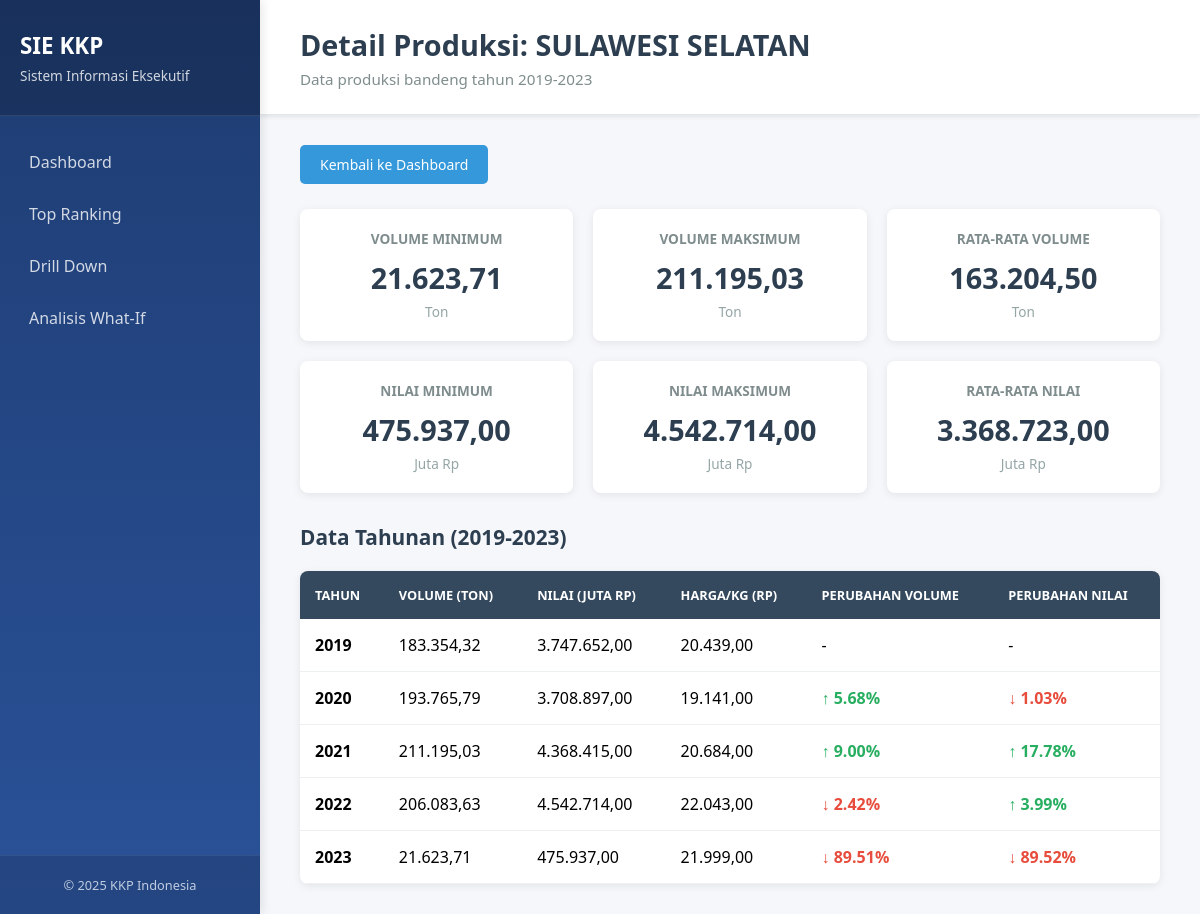
Screenshot of /provinsi_detail.php?provinsi=SULAWESI+SELATAN with the database file from the repository.
### tables this page shows
CREATE TABLE `produksi_bandeng_all` (
  `Tahun` int(11) DEFAULT NULL,
  `Provinsi` varchar(255) DEFAULT NULL,
  `Kelompok_Ikan` varchar(255) DEFAULT NULL,
  `Jenis_Ikan` varchar(255) DEFAULT NULL,
  `Volume_Ton` decimal(15,2) DEFAULT NULL,
  `Nilai_Juta` int(11) DEFAULT NULL,
  `Harga_Tertimbang_Kg` int(11) DEFAULT NULL
);

### config.php (called while the page is built, shortened)
<?php
function formatNumber($number) {
    return number_format($number, 2, ',', '.');
}
?>

### provinsi_detail.php (the view, shortened to what this page needs)
<?php
require_once 'config.php';
$conn = getConnection();
$provinsi = isset($_GET['provinsi']) ? $_GET['provinsi'] : '';
$queryDetail = "
    SELECT
        Tahun,
        Provinsi,
        Volume_Ton,
        Nilai_Juta,
        Harga_Tertimbang_Kg
    FROM produksi_bandeng_all
    WHERE Provinsi = ?
    ORDER BY Tahun ASC
";
$stmt = $conn->prepare($queryDetail);
$stmt->bind_param("s", $provinsi);
$stmt->execute();
$resultDetail = $stmt->get_result();
$queryStats = "
    SELECT
        MIN(Volume_Ton) as Min_Volume,
        MAX(Volume_Ton) as Max_Volume,
        AVG(Volume_Ton) as Avg_Volume,
        MIN(Nilai_Juta) as Min_Nilai,
        MAX(Nilai_Juta) as Max_Nilai,
        AVG(Nilai_Juta) as Avg_Nilai
    FROM produksi_bandeng_all
    WHERE Provinsi = ?
";
$stmtStats = $conn->prepare($queryStats);
$stmtStats->bind_param("s", $provinsi);
$stmtStats->execute();
$stats = $stmtStats->get_result()->fetch_assoc();
?>
<!DOCTYPE html>
<html lang="id">
<head>
</head>
<body>
    <div class="sidebar">
        <div class="sidebar-header">
            <h1>SIE KKP</h1>
            <p>Sistem Informasi Eksekutif</p>
        </div>
        <nav class="nav-menu">
            <a href="index.php">
                <span>Dashboard</span>
            </a>
            <a href="top_ranking.php">
                <span>Top Ranking</span>
            </a>
            <a href="drill_down.php">
                <span>Drill Down</span>
            </a>
            <a href="what_if.php">
                <span>Analisis What-If</span>
            </a>
        </nav>
        <div class="sidebar-footer">
            &copy; 2025 KKP Indonesia
        </div>
    </div>
    <div class="main-content">
        <div class="header">
            <h2>Detail Produksi: <?php echo htmlspecialchars($provinsi); ?></h2>
            <p>Data produksi bandeng tahun 2019-2023</p>
        </div>
        <div class="content-wrapper">
            <a href="index.php" class="back-button">Kembali ke Dashboard</a>
            <div class="stats-grid">
                <div class="stat-card">
                    <h3>Volume Minimum</h3>
                    <div class="value"><?php echo formatNumber($stats['Min_Volume']); ?></div>
                    <div class="unit">Ton</div>
                </div>
                <div class="stat-card">
                    <h3>Volume Maksimum</h3>
                    <div class="value"><?php echo formatNumber($stats['Max_Volume']); ?></div>
                    <div class="unit">Ton</div>
                </div>
                <div class="stat-card">
                    <h3>Rata-rata Volume</h3>
                    <div class="value"><?php echo formatNumber($stats['Avg_Volume']); ?></div>
                    <div class="unit">Ton</div>
                </div>
                <div class="stat-card">
                    <h3>Nilai Minimum</h3>
                    <div class="value"><?php echo formatNumber($stats['Min_Nilai']); ?></div>
                    <div class="unit">Juta Rp</div>
                </div>
                <div class="stat-card">
                    <h3>Nilai Maksimum</h3>
                    <div class="value"><?php echo formatNumber($stats['Max_Nilai']); ?></div>
                    <div class="unit">Juta Rp</div>
                </div>
                <div class="stat-card">
                    <h3>Rata-rata Nilai</h3>
                    <div class="value"><?php echo formatNumber($stats['Avg_Nilai']); ?></div>
                    <div class="unit">Juta Rp</div>
                </div>
            </div>
            <h3 style="margin-bottom: 20px; color: #2c3e50; font-size: 1.3em;">Data Tahunan (2019-2023)</h3>
            <div class="table-container">
                <table>
                    <thead>
                        <tr>
                            <th>Tahun</th>
                            <th>Volume (Ton)</th>
                            <th>Nilai (Juta Rp)</th>
                            <th>Harga/Kg (Rp)</th>
                            <th>Perubahan Volume</th>
                            <th>Perubahan Nilai</th>
                        </tr>
                    </thead>
                    <tbody>
                        <?php
                        $prevVolume = null;
                        $prevNilai = null;
                        while($row = $resultDetail->fetch_assoc()):
                            $volumeChange = '';
                            $nilaiChange = '';
                            if ($prevVolume !== null) {
                                $volDiff = $row['Volume_Ton'] - $prevVolume;
                                $volPercent = ($volDiff / $prevVolume) * 100;
                                $volumeChange = $volDiff >= 0
                                    ? '<span class="trend-up">↑ ' . number_format($volPercent, 2) . '%</span>'
                                    : '<span class="trend-down">↓ ' . number_format(abs($volPercent), 2) . '%</span>';
                                $nilaiDiff = $row['Nilai_Juta'] - $prevNilai;
                                $nilaiPercent = ($nilaiDiff / $prevNilai) * 100;
                                $nilaiChange = $nilaiDiff >= 0
                                    ? '<span class="trend-up">↑ ' . number_format($nilaiPercent, 2) . '%</span>'
                                    : '<span class="trend-down">↓ ' . number_format(abs($nilaiPercent), 2) . '%</span>';
                            }
                            $prevVolume = $row['Volume_Ton'];
                            $prevNilai = $row['Nilai_Juta'];
                        ?>
                        <tr>
                            <td><strong><?php echo $row['Tahun']; ?></strong></td>
                            <td><?php echo formatNumber($row['Volume_Ton']); ?></td>
                            <td><?php echo formatNumber($row['Nilai_Juta']); ?></td>
                            <td><?php echo formatNumber($row['Harga_Tertimbang_Kg']); ?></td>
                            <td><?php echo $volumeChange ?: '-'; ?></td>
                            <td><?php echo $nilaiChange ?: '-'; ?></td>
                        </tr>
                        <?php endwhile; ?>
                    </tbody>
                </table>
            </div>
        </div>
    </div>
</body>
</html>

### provinsi_detail.php (style rules this page uses)
* { margin: 0; padding: 0; box-sizing: border-box; }
body { font-family: 'Segoe UI', Tahoma, Geneva, Verdana, sans-serif; background: #f5f7fa; display: flex; height: 100vh; overflow: hidden; }
.sidebar { width: 260px; background: linear-gradient(180deg, #1e3c72 0%, #2a5298 100%); color: white; display: flex; flex-direction: column; box-shadow: 2px 0 10px rgba(0,0,0,0.1); position: fixed; height: 100vh; left: 0; top: 0; }
.sidebar-header { padding: 30px 20px; background: rgba(0,0,0,0.2); border-bottom: 1px solid rgba(255,255,255,0.1); }
.sidebar-header h1 { font-size: 1.4em; margin-bottom: 5px; }
.sidebar-header p { font-size: 0.85em; opacity: 0.8; }
.nav-menu { flex: 1; padding: 20px 0; overflow-y: auto; }
.nav-menu a { display: flex; align-items: center; padding: 15px 25px; color: rgba(255,255,255,0.8); text-decoration: none; transition: all 0.3s; border-left: 4px solid transparent; }
.sidebar-footer { padding: 20px; background: rgba(0,0,0,0.2); border-top: 1px solid rgba(255,255,255,0.1); font-size: 0.8em; text-align: center; opacity: 0.7; }
.main-content { margin-left: 260px; flex: 1; display: flex; flex-direction: column; height: 100vh; overflow: hidden; }
.header { background: white; padding: 25px 40px; box-shadow: 0 2px 4px rgba(0,0,0,0.08); border-bottom: 1px solid #e1e8ed; }
.header h2 { color: #2c3e50; font-size: 1.8em; margin-bottom: 5px; }
.header p { color: #7f8c8d; font-size: 0.95em; }
.content-wrapper { flex: 1; overflow-y: auto; padding: 30px 40px; }
.back-button { display: inline-block; padding: 10px 20px; background: #3498db; color: white; text-decoration: none; border-radius: 5px; transition: all 0.3s; margin-bottom: 25px; font-size: 14px; }
.stats-grid { display: grid; grid-template-columns: repeat(auto-fit, minmax(220px, 1fr)); gap: 20px; margin-bottom: 30px; }
.stat-card { background: white; padding: 20px; border-radius: 8px; box-shadow: 0 2px 8px rgba(0,0,0,0.08); text-align: center; transition: transform 0.3s; }
.stat-card h3 { color: #7f8c8d; font-size: 0.85em; margin-bottom: 10px; text-transform: uppercase; font-weight: 600; }
.stat-card .value { font-size: 1.8em; font-weight: bold; color: #2c3e50; margin-bottom: 5px; }
.stat-card .unit { color: #95a5a6; font-size: 0.85em; }
.table-container { background: white; border-radius: 8px; box-shadow: 0 2px 8px rgba(0,0,0,0.08); overflow: hidden; }
table { width: 100%; border-collapse: collapse; }
thead { background: #34495e; color: white; }
th, td { padding: 15px; text-align: left; }
th { font-weight: 600; text-transform: uppercase; font-size: 0.8em; }
tbody tr { border-bottom: 1px solid #ecf0f1; transition: background 0.3s; }
.trend-up { color: #27ae60; font-weight: bold; }
.trend-down { color: #e74c3c; font-weight: bold; }

### rows the page displays
produksi_bandeng_all: Tahun "2019", Volume_Ton "183.354,32", Nilai_Juta "3.747.652,00", Harga_Tertimbang_Kg "20.439,00", volumeChange "-", nilaiChange "-"
produksi_bandeng_all: Tahun "2020", Volume_Ton "193.765,79", Nilai_Juta "3.708.897,00", Harga_Tertimbang_Kg "19.141,00", volPercent "5.68", nilaiPercent "1.03"
produksi_bandeng_all: Tahun "2021", Volume_Ton "211.195,03", Nilai_Juta "4.368.415,00", Harga_Tertimbang_Kg "20.684,00", volPercent "9.00", nilaiPercent "17.78"
produksi_bandeng_all: Tahun "2022", Volume_Ton "206.083,63", Nilai_Juta "4.542.714,00", Harga_Tertimbang_Kg "22.043,00", volPercent "2.42", nilaiPercent "3.99"
produksi_bandeng_all: Tahun "2023", Volume_Ton "21.623,71", Nilai_Juta "475.937,00", Harga_Tertimbang_Kg "21.999,00", volPercent "89.51", nilaiPercent "89.52"

### other values shown
$provinsi "SULAWESI SELATAN"
formatNumber($stats['Min_Volume']) "21.623,71"
formatNumber($stats['Max_Volume']) "211.195,03"
formatNumber($stats['Avg_Volume']) "163.204,50"
formatNumber($stats['Min_Nilai']) "475.937,00"
formatNumber($stats['Max_Nilai']) "4.542.714,00"
formatNumber($stats['Avg_Nilai']) "3.368.723,00"
